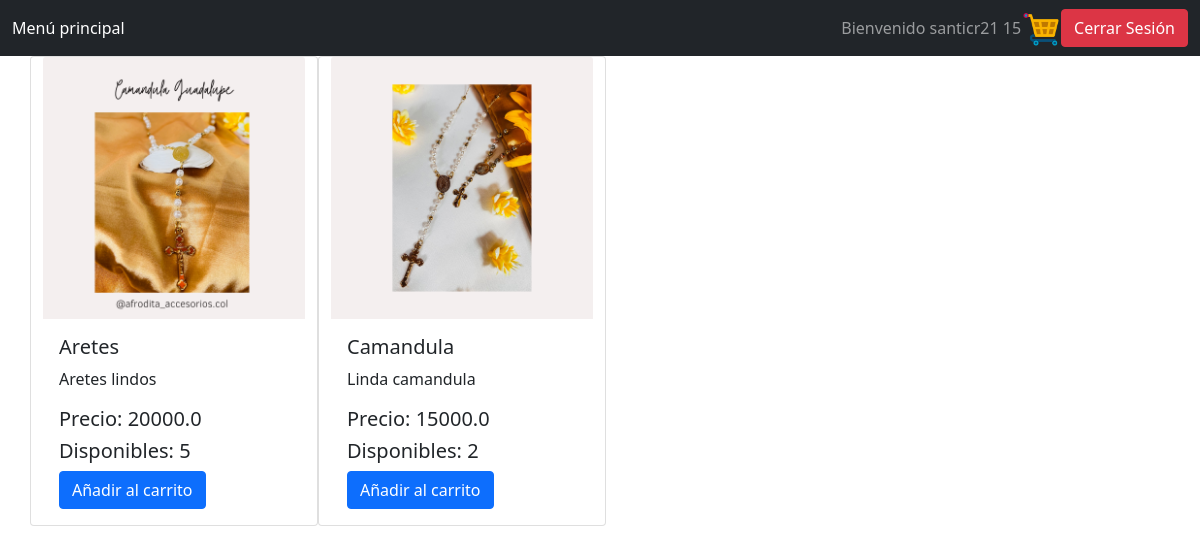
The app's page / (signed in) with its own data.
### tables this page shows
CREATE TABLE Cart(
        User TEXT, ItemId INTEGER, Quantity INTEGER, FOREIGN KEY(User) REFERENCES User(Name), FOREIGN KEY(ItemId) REFERENCES Item(Id), PRIMARY KEY(User, ItemId)
    );

CREATE TABLE Item (Id INTEGER PRIMARY KEY AUTOINCREMENT, Name TEXT, Quantity INT, Price REAL, Sold INT, Description TEXT, URL TEXT);

### app.py (the view)
@app.route('/')
def index():
    rows = readItem()
    flag = 0
    amount = 0
    user, admin = "", ""
    rows = list(map(list, rows))
    if "user" in session:
        user = session["user"]
        lst = readCart(user)
        lst = list(map(list, lst))
        for l in lst:
            ans = itemsToShow(l[1], l[2])
            for i in range(len(rows)):
                if rows[i][0] == l[1]:
                    rows[i][2] = ans
        amount = 0
        for it in lst:
            amount += it[2]
        flag = 1
    elif "admin" in session:
        admin = session["admin"]
        flag = 2
    return render_template('index.html', data = rows, user = user, flag = flag, admin = admin, amount = amount)

### controller.py (called while the page is built)
def readItem():
    conn = sqlite3.connect('items.db')
    cursor = conn.cursor()
    query1 = "SELECT * FROM item"
    rows = list(cursor.execute(query1))
    return rows

def readCart(user):
    conn = sqlite3.connect('items.db')
    cursor = conn.cursor()
    query1 = f"SELECT * FROM Cart WHERE User = '{user}'"
    rows = cursor.execute(query1)
    lst = list(rows)
    conn.close()
    return lst

def itemsToShow(itemId, quant2):
    ans = quant2
    conn = sqlite3.connect("items.db")
    cursor = conn.cursor()
    query1 = f"SELECT Quantity FROM Item WHERE Id = {itemId}"
    lst = list(cursor.execute(query1))
    if len(lst) > 0:
        quant = int(lst[0][0])
        ans = quant - quant2
    conn.close()
    return ans

### templates/index.html (shortened to what this page needs)
<!DOCTYPE html>
<html>
    <head>
        <link href="https://cdn.jsdelivr.net/npm/bootstrap@5.0.2/dist/css/bootstrap.min.css" rel="stylesheet">
    </head>
    <body>
        <nav class="navbar navbar-dark bg-dark">
            <div class="container-fluid">
                <ul class="navbar-nav me-auto mb-2 mb-lg-0">
                    <li class="nav-item">
                        <a class="nav-link active" aria-current="page" href="{{ url_for('index') }}">
                            Menú principal
                        </a>
                    </li>
                </ul>
                {% if flag == 0 %}
                    <a href="{{ (url_for('login')) }}">
                        <button type="submit" class="btn btn-success">Iniciar Sesión</button>
                    </a>
                    <a href="{{ (url_for('register')) }}">
                        <button type="submit" class="btn btn-danger">Registrarse</button>
                    </a>
                {% elif flag == 1 %}
                    <span class="navbar-text">Bienvenido {{ user }} {% if amount > 0 %} {{ amount }} {% endif %}</span>
                    <a href="{{ url_for('cart') }}">
                        <img src="/static/cart.png" style="width: 2.5rem;">
                    </a>
                    <form action="{{ (url_for('logout')) }}">
                        <button type="submit" class="btn btn-danger">Cerrar Sesión</button>
                    </form>
                {% endif %}
            </div>
        </nav>
        <div class="container">
			<div class="row">
		        {% for row in data %}
                    {% if row[2] > 0%}
                        <div class="card" style="width: 18rem;">
                            <img src="{{ row[6] }}" class="card-img-top" alt="{{ row[1] }}">
                            <div class="card-body">
                                <h5 class="card-title">{{ row[1] }}</h5>
                                <p class="card-text">
                                    {{ row[5] }}
                                </p>
                                <h5>Precio: {{ row[3] }}</h5>
                                <h5>Disponibles: {{ row[2] }}</h5>
                                {% if user %}
                                <form action="{{ url_for('add_cart', itemId = row[0], user = user) }}">
                                    <button type="submit" class="btn btn-primary">Añadir al carrito</button>
                                </form>
                                {% endif %}
                            </div>
                        </div>
                    {% endif %}
		        {% endfor %}
		    </div>
		</div>
    </body>
</html>

### records on screen
Cart: User "santicr21"
Item: URL (picture), Name "Aretes", Description "Aretes lindos", Price "20000.0", row "5"
Item: URL (picture), Name "Camandula", Description "Linda camandula", Price "15000.0", Quantity "2"

### other values on screen
{{ amount }} "15"
